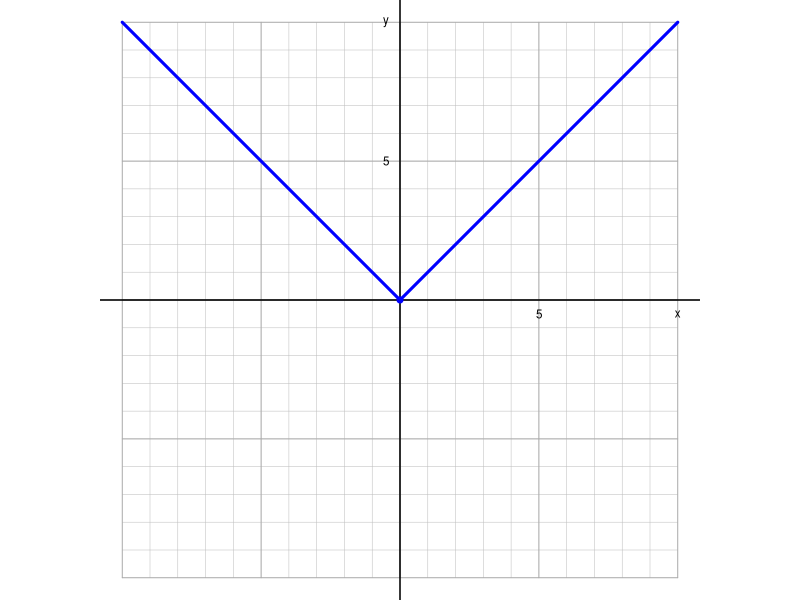
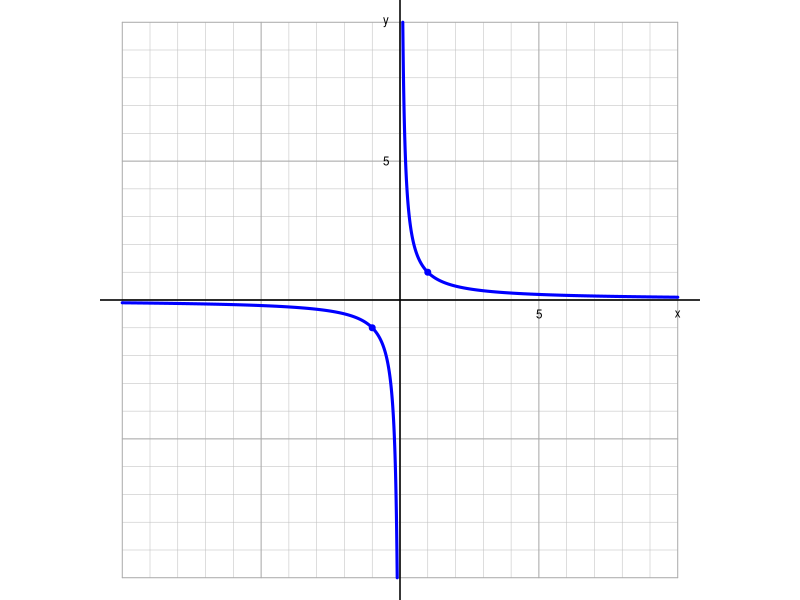
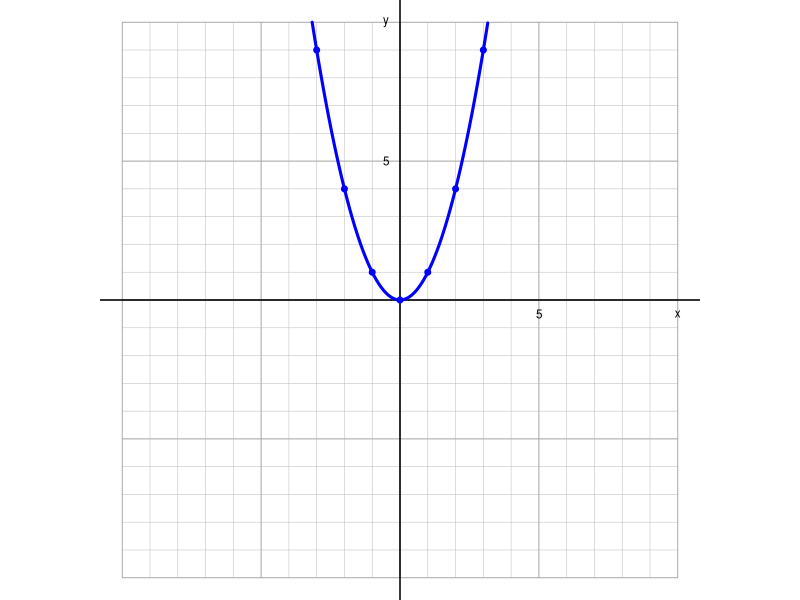
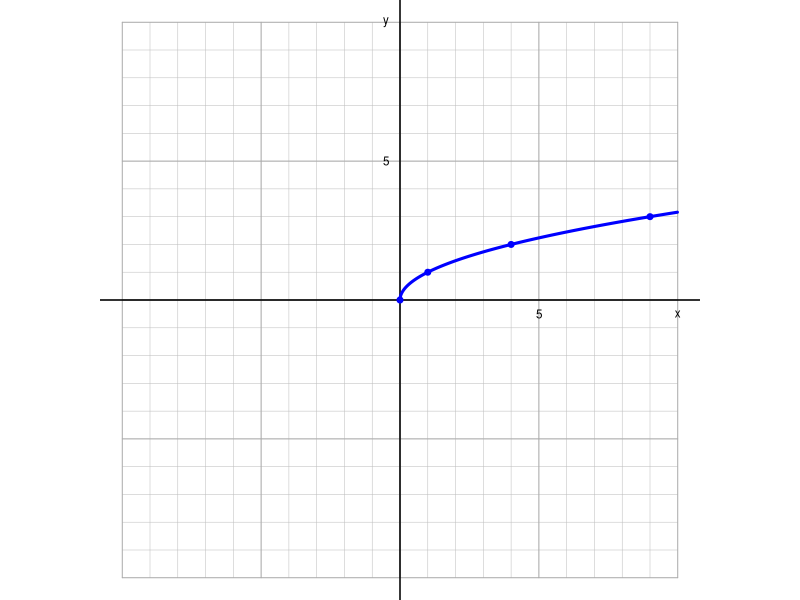
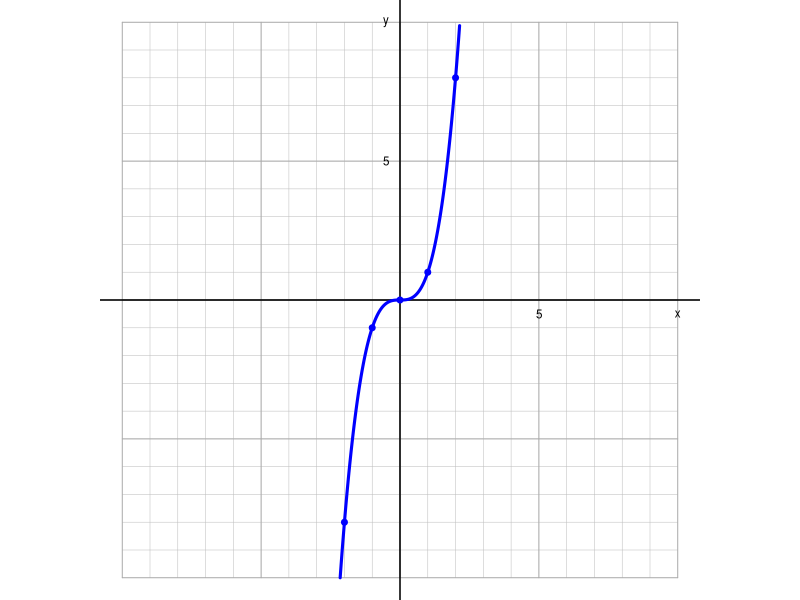
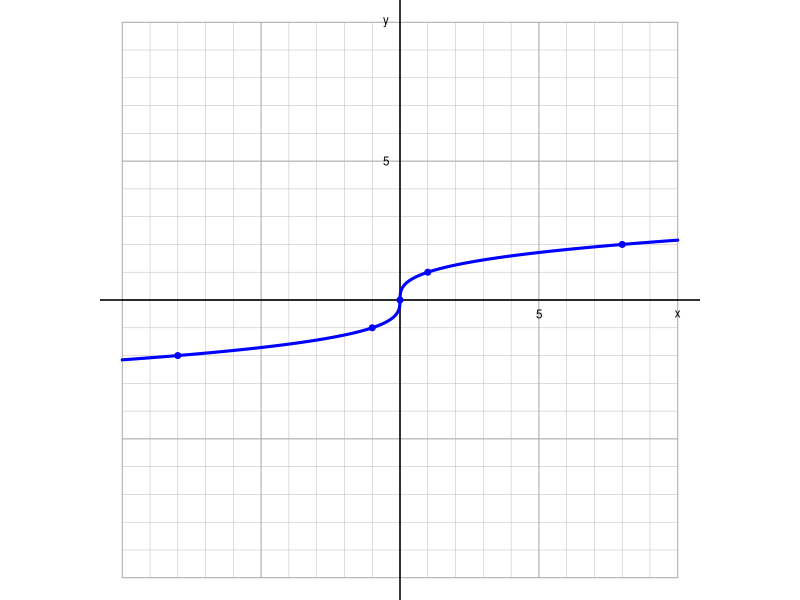
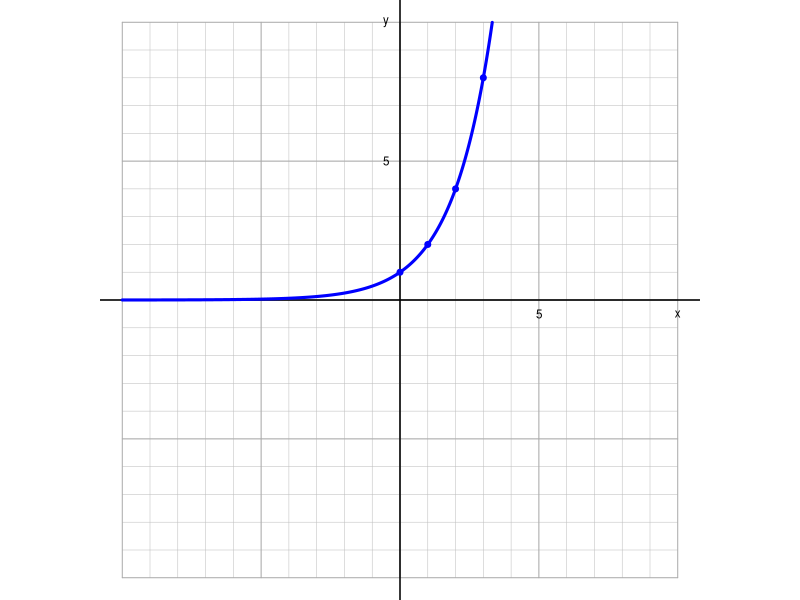
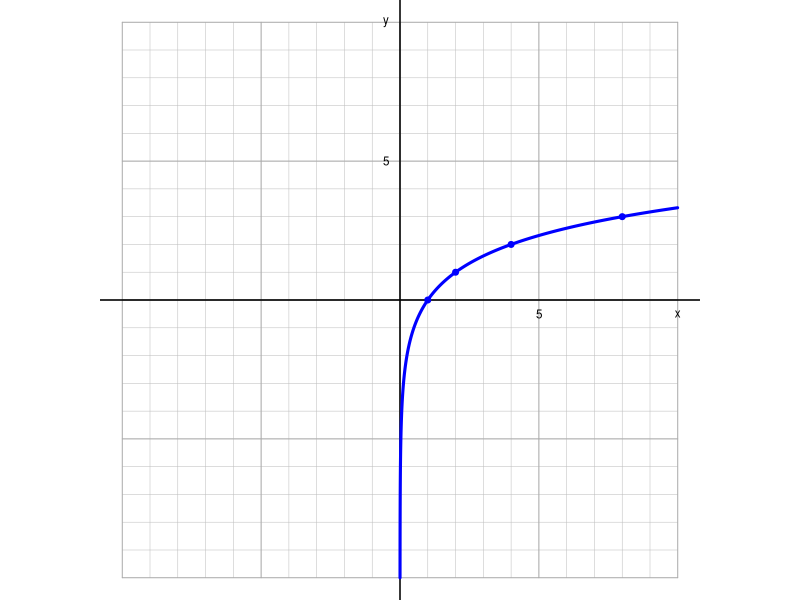

R code for these plots, in order:
## ---- chunk 1
fdim = 3
## ---- chunk 2
startit = function(){
    par(mar=c(0,0,0,0),oma=c(0,0,0,0),pty="s")
    plot(0,0,"n",xlim=c(-10,10),ylim=c(-10,10),axes=F,ann=F)
    for(i in -10:10){
        lines(c(-10,10),c(i,i),col="grey",lwd=0.5)
        lines(c(i,i),c(-10,10),col="grey",lwd=0.5)
    }
    for(i in seq(-10,10,5)){
        lines(c(-10,10),c(i,i),col="darkgrey",lwd=0.8)
        lines(c(i,i),c(-10,10),col="darkgrey",lwd=0.8)
    }
    abline(h=0,lwd=1.5)
    abline(v=0,lwd=1.5)
    text(5,-0.5,"5",cex=0.7)
    text(-0.5,5,"5",cex=0.7)
    text(10,-0.5,"x",cex=0.7)
    text(-0.5,10,"y",cex=0.7)
}
startit()
x = seq(-10,10,0.1)
y = abs(x)
lines(x,y,lwd=3,col="blue")
xp = 0
yp = 0
points(yp,xp,pch=19,col="blue",cex=0.8)
## ---- chunk 3
startit()
x1 = seq(-10,-1/10,0.01)
y1 = 1/x1
lines(x1,y1,lwd=3,col="blue")
x2 = seq(1/10,10,0.01)
y2 = 1/x2
lines(x2,y2,lwd=3,col="blue")
xp = c(-1,1)
yp = 1/xp
points(yp,xp,pch=19,col="blue",cex=0.8)
## ---- chunk 4
startit()
x = seq(-sqrt(10),sqrt(10),0.01)
y = x^2
lines(x,y,lwd=3,col="blue")
xp = -3:3
yp = xp^2
points(xp,yp,pch=19,col="blue",cex=0.8)
## ---- chunk 5
startit()
x = seq(0,sqrt(10),0.01)
y = x^2
lines(y,x,lwd=3,col="blue")
xp = 0:3
yp = xp^2
points(yp,xp,pch=19,col="blue",cex=0.8)
## ---- chunk 6
startit()
x = seq(-10^(1/3),10^(1/3),0.01)
y = x^3
lines(x,y,lwd=3,col="blue")
xp = -2:2
yp = xp^3
points(xp,yp,pch=19,col="blue",cex=0.8)
## ---- chunk 7
startit()
x = seq(-10,10,0.01)
y = sign(x)*abs(x)^(1/3)
lines(x,y,lwd=3,col="blue")
xp = c(-8,-1,0,1,8)
yp = sign(xp)*abs(xp)^(1/3)
points(xp,yp,pch=19,col="blue",cex=0.8)
## ---- chunk 8
startit()
x = seq(-10,log(10)/log(2),0.001)
y = 2^x
lines(x,y,lwd=3,col="blue")
xp = c(0,1,2,3)
yp = 2^xp
points(xp,yp,pch=19,col="blue",cex=0.8)
## ---- chunk 9
startit()
x = seq(-10,log(10)/log(2),0.001)
y = 2^x
lines(y,x,lwd=3,col="blue")
xp = c(0,1,2,3)
yp = 2^xp
points(yp,xp,pch=19,col="blue",cex=0.8)
